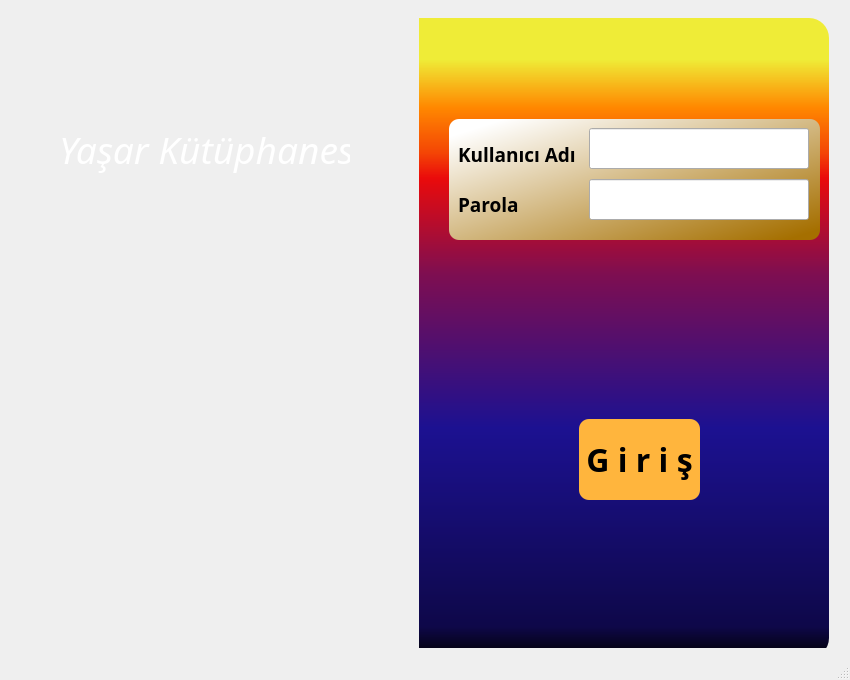
<?xml version="1.0" encoding="UTF-8"?>
<ui version="4.0">
 <class>MainWindow</class>
 <widget class="QMainWindow" name="MainWindow">
  <property name="geometry">
   <rect>
    <x>0</x>
    <y>0</y>
    <width>850</width>
    <height>680</height>
   </rect>
  </property>
  <property name="minimumSize">
   <size>
    <width>850</width>
    <height>680</height>
   </size>
  </property>
  <property name="windowTitle">
   <string>MainWindow</string>
  </property>
  <widget class="QWidget" name="centralwidget">
   <widget class="QWidget" name="widget" native="true">
    <property name="geometry">
     <rect>
      <x>9</x>
      <y>9</y>
      <width>830</width>
      <height>660</height>
     </rect>
    </property>
    <widget class="QLabel" name="label_5">
     <property name="geometry">
      <rect>
       <x>50</x>
       <y>80</y>
       <width>291</width>
       <height>121</height>
      </rect>
     </property>
     <property name="font">
      <font>
       <family>Monotype Corsiva</family>
       <pointsize>28</pointsize>
       <weight>50</weight>
       <italic>true</italic>
       <bold>false</bold>
      </font>
     </property>
     <property name="styleSheet">
      <string notr="true">color: rgb(255, 255, 255);
font: italic 28pt &quot;Monotype Corsiva&quot;;</string>
     </property>
     <property name="text">
      <string>Yaşar Kütüphanesi</string>
     </property>
    </widget>
    <widget class="QFrame" name="formFrame">
     <property name="geometry">
      <rect>
       <x>440</x>
       <y>110</y>
       <width>371</width>
       <height>121</height>
      </rect>
     </property>
     <property name="styleSheet">
      <string notr="true">#formFrame{background-color: qlineargradient(spread:pad, x1:0.943182, y1:0.966, x2:0.074, y2:0.074, stop:0 rgba(165, 111, 0, 255), stop:1 rgba(255, 255, 255, 255));
border-radius:10px;}</string>
     </property>
     <widget class="QLabel" name="label_3">
      <property name="geometry">
       <rect>
        <x>9</x>
        <y>10</y>
        <width>121</width>
        <height>51</height>
       </rect>
      </property>
      <property name="font">
       <font>
        <family>Monotype Corsiva</family>
        <pointsize>14</pointsize>
        <weight>75</weight>
        <bold>true</bold>
       </font>
      </property>
      <property name="text">
       <string>Kullanıcı Adı</string>
      </property>
     </widget>
     <widget class="QLineEdit" name="lineEdit_kullanci_adi">
      <property name="enabled">
       <bool>true</bool>
      </property>
      <property name="geometry">
       <rect>
        <x>140</x>
        <y>9</y>
        <width>220</width>
        <height>41</height>
       </rect>
      </property>
      <property name="sizePolicy">
       <sizepolicy hsizetype="Maximum" vsizetype="Minimum">
        <horstretch>0</horstretch>
        <verstretch>0</verstretch>
       </sizepolicy>
      </property>
      <property name="font">
       <font>
        <pointsize>12</pointsize>
        <weight>75</weight>
        <bold>true</bold>
       </font>
      </property>
      <property name="toolTip">
       <string>Kullanıcı Adını Girin</string>
      </property>
      <property name="alignment">
       <set>Qt::AlignCenter</set>
      </property>
     </widget>
     <widget class="QLabel" name="label_4">
      <property name="geometry">
       <rect>
        <x>9</x>
        <y>70</y>
        <width>91</width>
        <height>31</height>
       </rect>
      </property>
      <property name="font">
       <font>
        <family>Monotype Corsiva</family>
        <pointsize>14</pointsize>
        <weight>75</weight>
        <italic>false</italic>
        <bold>true</bold>
       </font>
      </property>
      <property name="styleSheet">
       <string notr="true">selection-color: qlineargradient(spread:pad, x1:0.949438, y1:0.938, x2:0.073, y2:0.505682, stop:0 rgba(245, 81, 1, 255), stop:1 rgba(255, 255, 255, 255));</string>
      </property>
      <property name="text">
       <string>Parola</string>
      </property>
     </widget>
     <widget class="QLineEdit" name="lineEdit_parola">
      <property name="geometry">
       <rect>
        <x>140</x>
        <y>60</y>
        <width>220</width>
        <height>41</height>
       </rect>
      </property>
      <property name="sizePolicy">
       <sizepolicy hsizetype="Maximum" vsizetype="Fixed">
        <horstretch>0</horstretch>
        <verstretch>0</verstretch>
       </sizepolicy>
      </property>
      <property name="font">
       <font>
        <pointsize>12</pointsize>
        <weight>75</weight>
        <bold>true</bold>
       </font>
      </property>
      <property name="toolTip">
       <string>Parolayı Girin</string>
      </property>
      <property name="echoMode">
       <enum>QLineEdit::Password</enum>
      </property>
      <property name="alignment">
       <set>Qt::AlignCenter</set>
      </property>
     </widget>
    </widget>
    <widget class="QPushButton" name="pushButton_giris">
     <property name="geometry">
      <rect>
       <x>570</x>
       <y>410</y>
       <width>121</width>
       <height>81</height>
      </rect>
     </property>
     <property name="minimumSize">
      <size>
       <width>90</width>
       <height>60</height>
      </size>
     </property>
     <property name="font">
      <font>
       <family>Monotype Corsiva</family>
       <pointsize>24</pointsize>
       <weight>75</weight>
       <bold>true</bold>
      </font>
     </property>
     <property name="styleSheet">
      <string notr="true">QPushButton#pushButton_giris{
background-color: rgb(255, 181, 61);
border-radius:10px;}
QPushButton#pushButton_giris:hover{
background-color: qlineargradient(spread:pad, x1:1, y1:0.880682, x2:0.955, y2:0.0284091, stop:0.5 rgba(212, 75, 45, 255), stop:1 rgba(255, 255, 255, 255));
border-radius:10px;}
QPushButton#pushButton_giris:pressed{
background-color:qlineargradient(spread:repeat, x1:0, y1:1, x2:0, y2:0, stop:0.301136 rgba(135, 88, 255, 255), stop:1 rgba(255, 255, 255, 255));
padding-left:5px;
padding-top:6px;
border-radius:10px;}
</string>
     </property>
     <property name="text">
      <string>G i r i ş</string>
     </property>
    </widget>
    <widget class="QLabel" name="label">
     <property name="geometry">
      <rect>
       <x>9</x>
       <y>9</y>
       <width>410</width>
       <height>640</height>
      </rect>
     </property>
     <property name="styleSheet">
      <string notr="true">border-image:url(:/pic/login.jpeg);


border-top-left-radius:20px;
border-bottom-left-radius:20px;</string>
     </property>
     <property name="text">
      <string/>
     </property>
    </widget>
    <widget class="QLabel" name="label_2">
     <property name="geometry">
      <rect>
       <x>410</x>
       <y>9</y>
       <width>410</width>
       <height>640</height>
      </rect>
     </property>
     <property name="styleSheet">
      <string notr="true">background-color: qlineargradient(spread:pad, x1:0, y1:1, x2:0, y2:0, stop:0 rgba(0, 0, 0, 255), stop:0.05 rgba(14, 8, 73, 255), stop:0.36 rgba(28, 17, 145, 255), stop:0.6 rgba(126, 14, 81, 255), stop:0.75 rgba(234, 11, 11, 255), stop:0.79 rgba(244, 70, 5, 255), stop:0.86 rgba(255, 136, 0, 255), stop:0.935 rgba(239, 236, 55, 255));
border-top-right-radius:20px;
border-bottom-right-radius:20px
</string>
     </property>
     <property name="text">
      <string/>
     </property>
    </widget>
    <zorder>label</zorder>
    <zorder>label_2</zorder>
    <zorder>formFrame</zorder>
    <zorder>pushButton_giris</zorder>
    <zorder>label_5</zorder>
   </widget>
  </widget>
  <widget class="QStatusBar" name="statusbar">
   <property name="font">
    <font>
     <family>Monotype Corsiva</family>
     <pointsize>14</pointsize>
     <weight>75</weight>
     <italic>true</italic>
     <bold>true</bold>
    </font>
   </property>
  </widget>
 </widget>
 <resources>
  <include location="../media/media.qrc"/>
 </resources>
 <connections/>
</ui>
